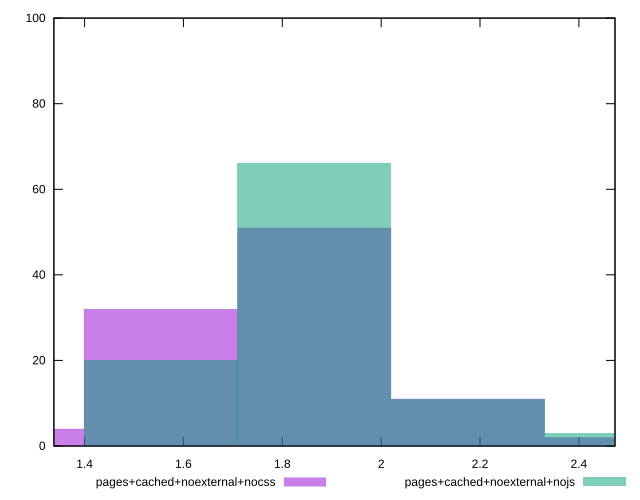

This chart was generated by the following gnuplot code:
reset

$pagesCachedNoexternalNocss <<EOF
1.86467872190143 51
1.5538989349178585 32
2.1754585088850016 11
2.4862382958685734 2
1.2431191479342867 4
EOF

$pagesCachedNoexternalNojs <<EOF
1.5538989349178585 20
1.86467872190143 66
2.1754585088850016 11
2.4862382958685734 3
EOF

set key outside below
set boxwidth 0.31077978698357167
set xrange [1.338:2.473]
set yrange [0:100]
set trange [0:100]
set style fill transparent solid 0.5 noborder
set terminal svg size 640, 500 enhanced background rgb 'white'
set output "report_00007_2020-12-11T15:55:29.892Z/server-response-time/comparison/histogram/9_vs_10.svg"

plot $pagesCachedNoexternalNocss title "pages+cached+noexternal+nocss" with boxes, \
     $pagesCachedNoexternalNojs title "pages+cached+noexternal+nojs" with boxes

reset
